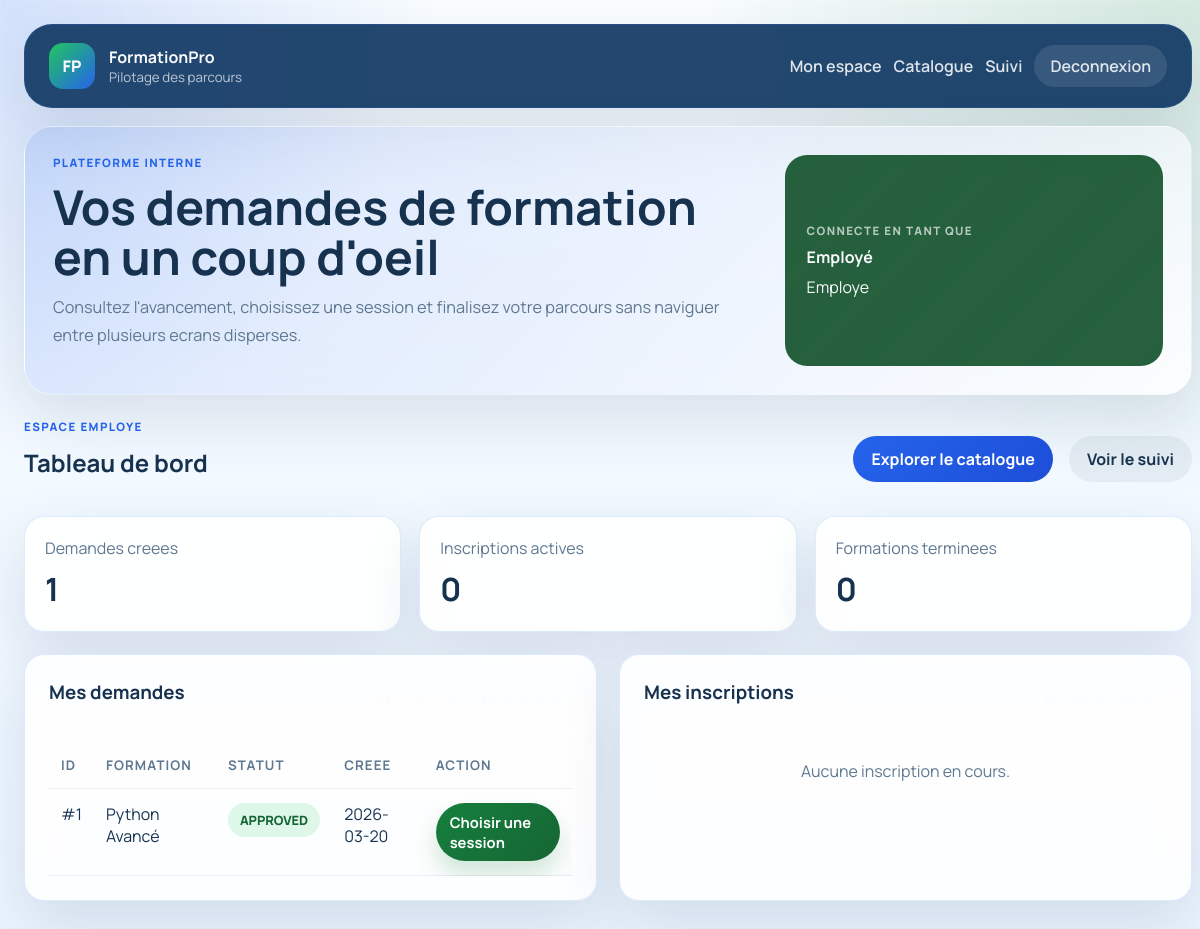
Page /employee/dashboard (signed in) on the earlier database version.
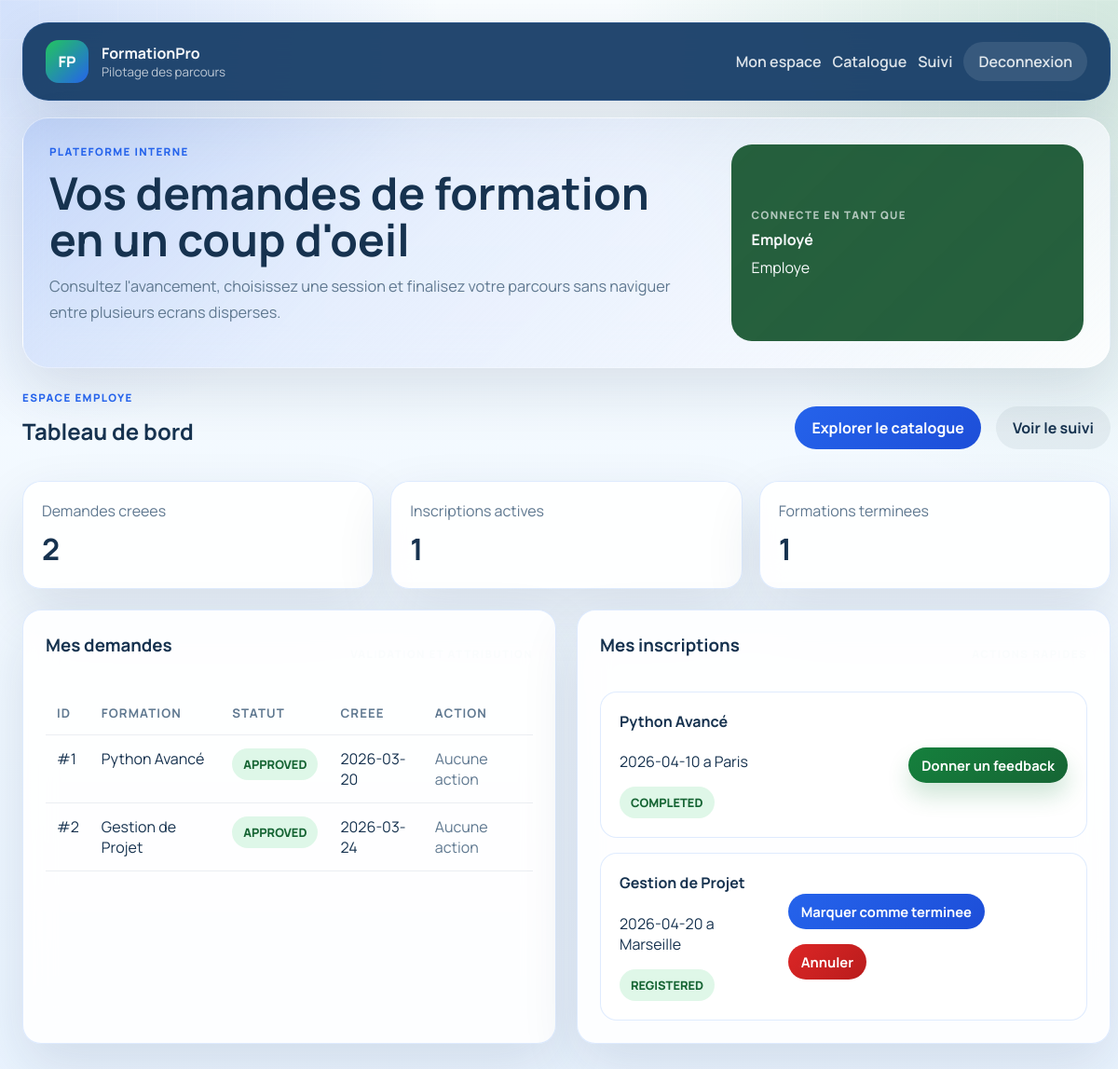
Same page on the later database version.
### app/models/user.py (models this page shows, shortened)
class User(db.Model, UserMixin):
    __tablename__ = "users"
    id = db.Column(db.Integer, primary_key=True)
    nom = db.Column(db.String(120), nullable=False)
    email = db.Column(db.String(120), unique=True, nullable=False)
    mot_de_passe = db.Column(db.String(255), nullable=False)
    role = db.Column(db.String(20), nullable=False, default="EMPLOYEE")
    training_requests = db.relationship("TrainingRequest", back_populates="employee", cascade="all, delete-orphan")
    feedbacks = db.relationship("Feedback", back_populates="employee", cascade="all, delete-orphan")

### app/models/request.py (models this page shows)
class TrainingRequest(db.Model):
    __tablename__ = "training_requests"
    id = db.Column(db.Integer, primary_key=True)
    employee_id = db.Column(db.Integer, db.ForeignKey("users.id"), nullable=False)
    training_id = db.Column(db.Integer, db.ForeignKey("trainings.id"), nullable=True)
    statut = db.Column(db.String(20), nullable=False, default="PENDING")
    date_creation = db.Column(db.DateTime, default=datetime.utcnow)
    employee = db.relationship("User", back_populates="training_requests")
    training = db.relationship("Training", back_populates="requests")
    enrollment = db.relationship("Enrollment", back_populates="request", uselist=False, cascade="all, delete-orphan")

class Enrollment(db.Model):
    __tablename__ = "enrollments"
    id = db.Column(db.Integer, primary_key=True)
    request_id = db.Column(db.Integer, db.ForeignKey("training_requests.id"), nullable=False)
    session_id = db.Column(db.Integer, db.ForeignKey("sessions.id"), nullable=False)
    statut = db.Column(db.String(20), nullable=False, default="REGISTERED")
    request = db.relationship("TrainingRequest", back_populates="enrollment")
    session = db.relationship("Session", back_populates="enrollments")

### app/models/training.py (models this page shows)
class Training(db.Model):
    __tablename__ = "trainings"
    id = db.Column(db.Integer, primary_key=True)
    titre = db.Column(db.String(200), nullable=False)
    description = db.Column(db.Text, nullable=False)
    organisme = db.Column(db.String(200), nullable=False)
    sessions = db.relationship("Session", back_populates="training", cascade="all, delete-orphan")
    feedbacks = db.relationship("Feedback", back_populates="training", cascade="all, delete-orphan")
    invoices = db.relationship("Invoice", back_populates="training", cascade="all, delete-orphan")
    requests = db.relationship("TrainingRequest", back_populates="training")

class Session(db.Model):
    __tablename__ = "sessions"
    id = db.Column(db.Integer, primary_key=True)
    training_id = db.Column(db.Integer, db.ForeignKey("trainings.id"), nullable=False)
    date = db.Column(db.Date, nullable=False)
    lieu = db.Column(db.String(200), nullable=False)
    capacite = db.Column(db.Integer, nullable=False)
    training = db.relationship("Training", back_populates="sessions")
    enrollments = db.relationship("Enrollment", back_populates="session", cascade="all, delete-orphan")

### app/routes/employee.py (the view)
@employee_bp.route("/dashboard")
@login_required
@role_required("EMPLOYEE")
def dashboard():
    requests = TrainingRequest.query.filter_by(employee_id=current_user.id).all()
    enrollments = Enrollment.query.join(TrainingRequest).filter(TrainingRequest.employee_id == current_user.id).all()
    return render_template("dashboard.html", requests=requests, enrollments=enrollments)

### app/models/user.py (called while the page is built)
@login_manager.user_loader
def load_user(user_id):
    return User.query.get(int(user_id))

### app/utils/security.py (called while the page is built)
def role_required(role):
    def decorator(fn):
        @wraps(fn)
        def wrapper(*args, **kwargs):
            if not current_user.is_authenticated or current_user.role != role:
                abort(403)
            return fn(*args, **kwargs)
        return wrapper
    return decorator

### app/templates/dashboard.html (shortened to what this page needs)
{% extends 'base.html' %}
{% block hero_title %}Vos demandes de formation en un coup d'oeil{% endblock %}
{% block hero_copy %}Consultez l'avancement, choisissez une session et finalisez votre parcours sans naviguer entre plusieurs ecrans disperses.{% endblock %}
{% block content %}
<section class="section-head reveal-on-load">
    <div>
        <p class="eyebrow">Espace employe</p>
        <h2>Tableau de bord</h2>
    </div>
    <div class="inline-actions">
        <a class="btn btn-secondary" href="{{ url_for('employee.catalogue') }}">Explorer le catalogue</a>
        <a class="btn btn-ghost" href="{{ url_for('employee.suivi') }}">Voir le suivi</a>
    </div>
</section>
<section class="stats-grid reveal-on-load">
    <article class="stat-card">
        <span>Demandes creees</span>
        <strong>{{ requests|length }}</strong>
    </article>
    <article class="stat-card">
        <span>Inscriptions actives</span>
        <strong>{{ enrollments|selectattr('statut', 'equalto', 'REGISTERED')|list|length }}</strong>
    </article>
    <article class="stat-card">
        <span>Formations terminees</span>
        <strong>{{ enrollments|selectattr('statut', 'equalto', 'COMPLETED')|list|length }}</strong>
    </article>
</section>
<div class="content-grid two-columns">
    <section class="panel reveal-on-load">
        <div class="panel-head">
            <h3>Mes demandes</h3>
            <span class="panel-kicker">Validation et attribution</span>
        </div>
        <div class="table-wrap">
            <table>
                <tr><th>ID</th><th>Formation</th><th>Statut</th><th>Creee</th><th>Action</th></tr>
                {% for req in requests %}
                <tr>
                    <td>#{{ req.id }}</td>
                    <td>{{ req.training.titre if req.training else 'A definir' }}</td>
                    <td><span class="badge badge-{{ req.statut|lower }}">{{ req.statut }}</span></td>
                    <td>{{ req.date_creation.strftime('%Y-%m-%d') }}</td>
                    <td>
                        {% if req.statut == 'APPROVED' and not req.enrollment %}
                        <a class="btn btn-primary btn-sm" href="{{ url_for('employee.choisir_session', request_id=req.id) }}">Choisir une session</a>
                        {% else %}
                        <span class="muted">Aucune action</span>
                        {% endif %}
                    </td>
                </tr>
                {% else %}
                <tr>
                    <td colspan="5" class="empty-state">Aucune demande pour le moment.</td>
                </tr>
                {% endfor %}
            </table>
        </div>
    </section>
    <section class="panel reveal-on-load">
        <div class="panel-head">
            <h3>Mes inscriptions</h3>
            <span class="panel-kicker">Actions rapides</span>
        </div>
        <div class="stack-md">
            {% for en in enrollments %}
            <article class="enrollment-card">
                <div>
                    <h4>{{ en.session.training.titre }}</h4>
                    <p>{{ en.session.date }} a {{ en.session.lieu }}</p>
                    <span class="badge badge-{{ en.statut|lower }}">{{ en.statut }}</span>
                </div>
                <div class="inline-actions wrap-actions">
                    {% if en.statut == 'REGISTERED' %}
                    <form method="post" action="{{ url_for('employee.completion', enrollment_id=en.id) }}">
                        <button class="btn btn-secondary btn-sm" type="submit">Marquer comme terminee</button>
                    </form>
                    <form method="post" action="{{ url_for('employee.annuler', enrollment_id=en.id) }}">
                        <button class="btn btn-danger btn-sm" type="submit">Annuler</button>
                    </form>
                    {% elif en.statut == 'COMPLETED' %}
                    <a class="btn btn-primary btn-sm" href="{{ url_for('employee.feedback', training_id=en.session.training.id) }}">Donner un feedback</a>
                    {% else %}
                    <span class="muted">Aucune action disponible</span>
                    {% endif %}
                </div>
            </article>
            {% else %}
            <div class="empty-state">Aucune inscription en cours.</div>
            {% endfor %}
        </div>
    </section>
</div>
{% endblock %}

### app/templates/base.html (shortened to what this page needs)
<!DOCTYPE html>
<html lang="fr">
<head>
    <link rel="stylesheet" href="{{ url_for('static', filename='css/style.css') }}">
</head>
<body>
    <div class="page-shell">
        <header class="site-header">
            <nav class="navbar">
                <a class="brand" href="{{ url_for('auth.index') }}">
                    <span class="brand-mark">FP</span>
                    <span>
                        <strong>FormationPro</strong>
                        <small>Pilotage des parcours</small>
                    </span>
                </a>
                <div class="nav-links">
                    {% if current_user.is_authenticated %}
                        {% if current_user.role == 'MANAGER' %}
                            <a href="{{ url_for('manager.dashboard') }}">Vue manager</a>
                            <a href="{{ url_for('manager.catalogue_manager') }}">Catalogue</a>
                        {% else %}
                            <a href="{{ url_for('employee.dashboard') }}">Mon espace</a>
                            <a href="{{ url_for('employee.catalogue') }}">Catalogue</a>
                            <a href="{{ url_for('employee.suivi') }}">Suivi</a>
                        {% endif %}
                        <a class="nav-pill" href="{{ url_for('auth.logout') }}">Deconnexion</a>
                    {% else %}
                        <a href="{{ url_for('auth.register') }}">Creer un compte</a>
                        <a class="nav-pill" href="{{ url_for('auth.login') }}">Connexion</a>
                    {% endif %}
                </div>
            </nav>
            {% if current_user.is_authenticated %}
            <section class="hero hero-compact reveal-on-load">
                <div>
                    <p class="eyebrow">Plateforme interne</p>
                    <h1>{% block hero_title %}Centralisez vos demandes, sessions et validations{% endblock %}</h1>
                    <p class="hero-copy">{% block hero_copy %}Un espace plus lisible pour fluidifier le suivi des formations cote employe comme cote manager.{% endblock %}</p>
                </div>
                <div class="hero-panel">
                    <span class="hero-panel-label">Connecte en tant que</span>
                    <strong>{{ current_user.nom }}</strong>
                    <span>{{ 'Responsable formation' if current_user.role == 'MANAGER' else 'Employe' }}</span>
                </div>
            </section>
            {% endif %}
        </header>
        <main class="container">
            {% block content %}{% endblock %}
        </main>
    </div>
</body>
</html>

Differences in the rows shown:
computed for TrainingRequest "Python Avancé": text "Choisir une session" → "Aucune action"
added TrainingRequest: id "2", training "Gestion de Projet", statut "APPROVED", date_creation "2026-03-24", shows "Aucune action"
added Enrollment: session.training.titre "Python Avancé", session "2026-04-10", session.lieu "Paris", statut "COMPLETED"
added Enrollment: session.training.titre "Gestion de Projet", session "2026-04-20", session.lieu "Marseille", statut "REGISTERED"
Other differences:
{{ requests|length }}: "1" → "2"
{{ enrollments|selectattr('statut', 'equalto', 'REGISTERED')|list|length }}: "0" → "1"
{{ enrollments|selectattr('statut', 'equalto', 'COMPLETED')|list|length }}: "0" → "1"
text no longer shown: "Aucune inscription en cours."
